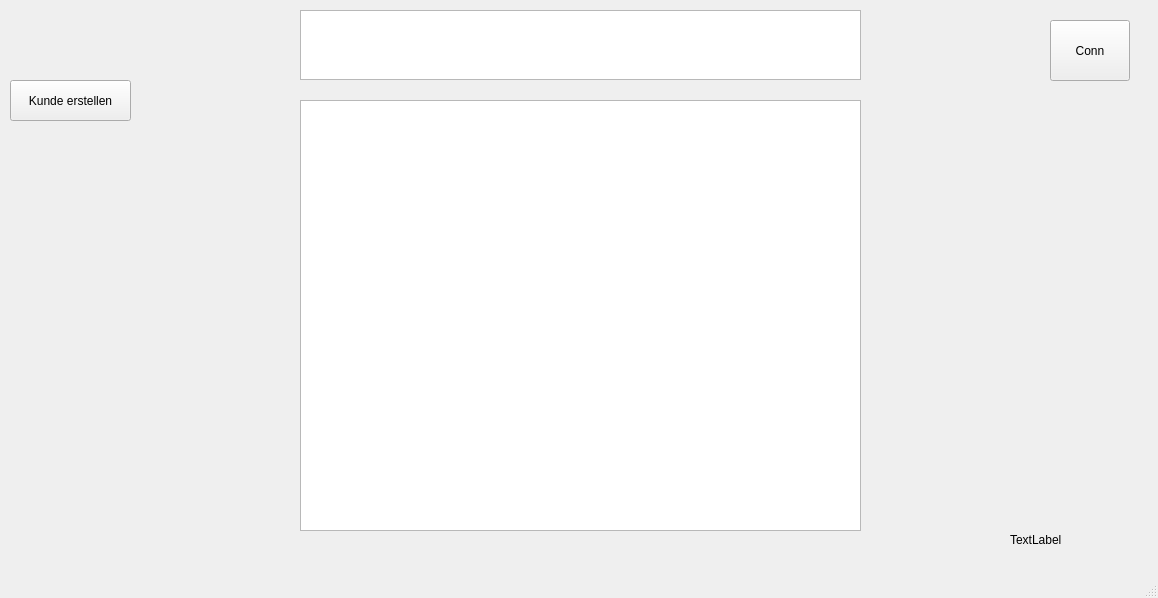
<?xml version="1.0" encoding="UTF-8"?>
<ui version="4.0">
 <class>frmMain</class>
 <widget class="QMainWindow" name="frmMain">
  <property name="geometry">
   <rect>
    <x>0</x>
    <y>0</y>
    <width>1158</width>
    <height>598</height>
   </rect>
  </property>
  <property name="windowTitle">
   <string>frmMain</string>
  </property>
  <widget class="QWidget" name="centralwidget">
   <widget class="QPushButton" name="pB_Kunde">
    <property name="geometry">
     <rect>
      <x>10</x>
      <y>80</y>
      <width>121</width>
      <height>41</height>
     </rect>
    </property>
    <property name="text">
     <string>Kunde erstellen</string>
    </property>
   </widget>
   <widget class="QPushButton" name="pB_Conn">
    <property name="geometry">
     <rect>
      <x>1050</x>
      <y>20</y>
      <width>80</width>
      <height>61</height>
     </rect>
    </property>
    <property name="text">
     <string>Conn</string>
    </property>
   </widget>
   <widget class="QTextEdit" name="textEdit">
    <property name="geometry">
     <rect>
      <x>300</x>
      <y>10</y>
      <width>561</width>
      <height>70</height>
     </rect>
    </property>
   </widget>
   <widget class="QTableView" name="tableView">
    <property name="geometry">
     <rect>
      <x>300</x>
      <y>100</y>
      <width>561</width>
      <height>431</height>
     </rect>
    </property>
   </widget>
   <widget class="QLabel" name="label">
    <property name="geometry">
     <rect>
      <x>1010</x>
      <y>530</y>
      <width>141</width>
      <height>20</height>
     </rect>
    </property>
    <property name="text">
     <string>TextLabel</string>
    </property>
   </widget>
  </widget>
  <widget class="QMenuBar" name="menubar">
   <property name="geometry">
    <rect>
     <x>0</x>
     <y>0</y>
     <width>1158</width>
     <height>21</height>
    </rect>
   </property>
  </widget>
  <widget class="QStatusBar" name="statusbar"/>
 </widget>
 <resources/>
 <connections/>
</ui>
